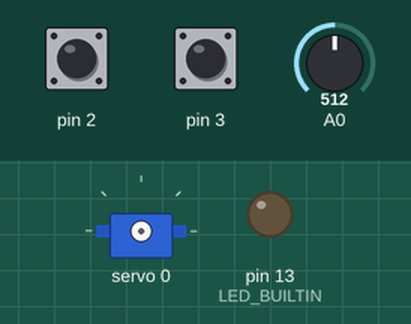
This sketch was run on a simulated Arduino Uno, built with avr-gcc and run on an emulated ATmega328P. Shown: servo, output pins drawn as LEDs (lit = HIGH). Inputs (shaded band) come from the test bench; at power-on: pin 2 HIGH, pin 3 HIGH, A0 = 512. What the sketch prints to the serial monitor is not drawn.

Above: at 1.1 s.
At 7.2 s:
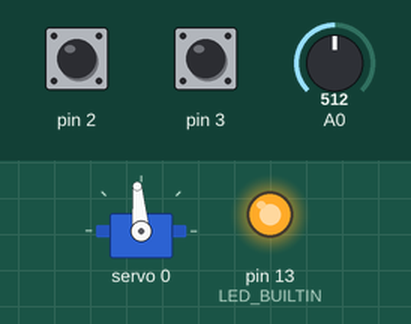
7.3 s: pin 2 pulled LOW for 0.15 s
Timing chart, 0 to 10.3 s (numbered marks = the images above; inputs shaded):
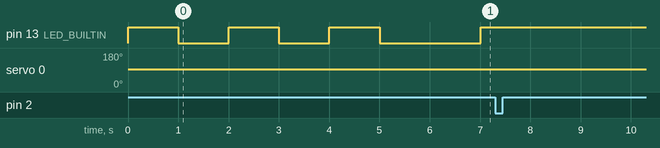

The sketch:

feedback_test.ino
```cpp
#include <Adafruit_PWMServoDriver.h>

Adafruit_PWMServoDriver pwm = Adafruit_PWMServoDriver();

int hall = 0;
int enc_last = 0;
int enc_count = 0;
int pwm_middle = 768;
int pwm_delta = 100;
int pwm0 = 0;
unsigned long time, prev;

void setup() {
  Serial.begin(9600);
  Serial.println("enc,hall");

  //pinMode(A0, INPUT);

  pinMode(2, INPUT_PULLUP);
  pinMode(3, INPUT_PULLUP);

  pinMode(LED_BUILTIN, OUTPUT);
  pwm.begin();
  pwm.setPWMFreq(125);
  pwm.setPin(0, 0);
  for (int i = 0; i < 3; i++) {
    digitalWrite(LED_BUILTIN, HIGH);
    delay(1000);
    digitalWrite(LED_BUILTIN, LOW);
    delay(1000);
  }
  pwm0 = pwm_middle;
}

void loop() {
  int e = enc_count;
  int h = hall;

  // cw 0 2 3 1
  int enc_next = digitalRead(2) * 2 + digitalRead(3);
  if (enc_last == 0 && enc_next == 2) enc_count++;
  if (enc_last == 2 && enc_next == 3) enc_count++;
  if (enc_last == 3 && enc_next == 1) enc_count++;
  if (enc_last == 1 && enc_next == 0) enc_count++;
  if (enc_next == 0 && enc_last == 2) enc_count--;
  if (enc_next == 2 && enc_last == 3) enc_count--;
  if (enc_next == 3 && enc_last == 1) enc_count--;
  if (enc_next == 1 && enc_last == 0) enc_count--;
  enc_last = enc_next;

  int nh = analogRead(A0);
  if (nh - 30 > hall) hall = nh - 30;
  if (nh + 30 < hall) hall = nh + 30;
  hall=nh;

  time = millis();

  if (time > prev + 100) {
    if (pwm0 < pwm_middle + pwm_delta / 10) {
      pwm0++;
      pwm.setPin(0, pwm0);
      digitalWrite(LED_BUILTIN, LOW);
    } else {
      digitalWrite(LED_BUILTIN, HIGH);
    }

    prev = time;
  }

  if (e != enc_count) {
    Serial.print(enc_count, DEC);
    Serial.print(F(","));
    Serial.print(hall, DEC);
    Serial.println("");
  }

}
```

Measured:
- after the input at 7.3 s, every drawn part: stays the same
